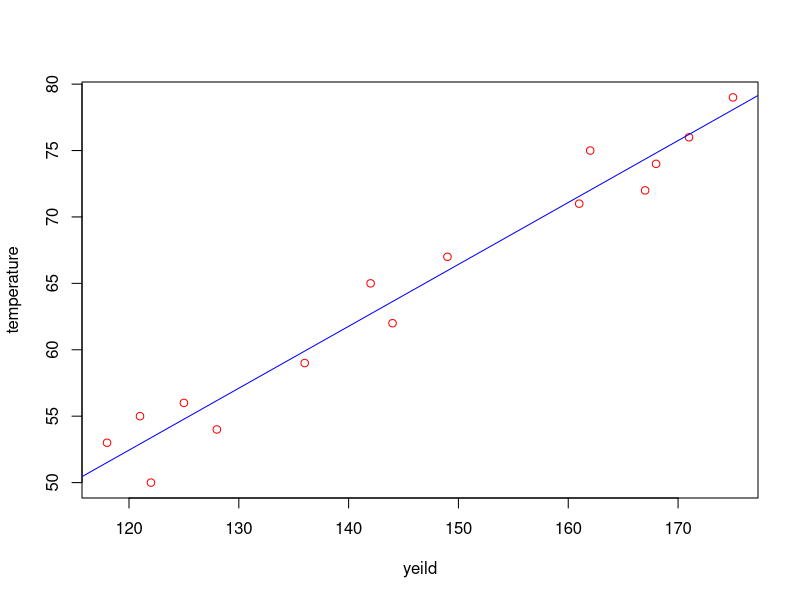
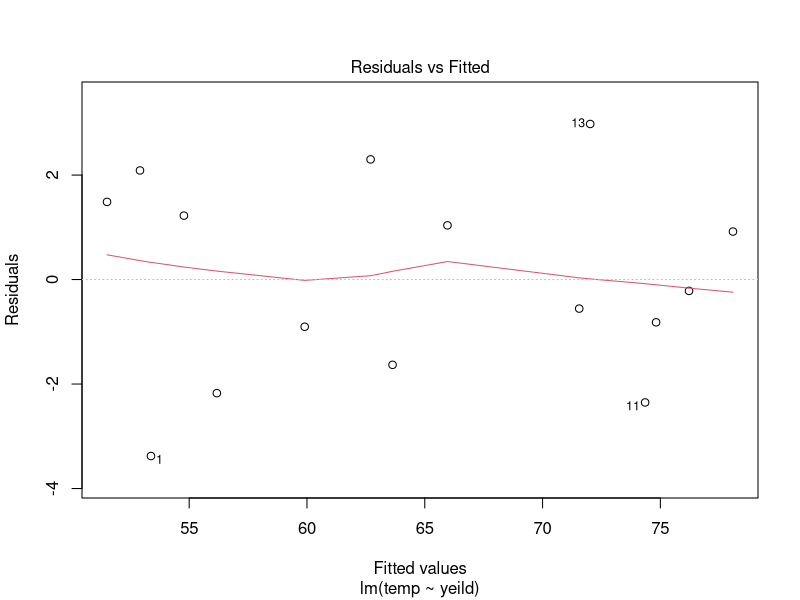

Reproduce these figures in R, in order.
temp<-c(50,53,54,55,56,59,62,65,67,71,72,74,75,76,79)
yeild<-c(122,118,128,121,125,136,144,142,149,161,167,168,162,171,175)

d<-data.frame(temp,yeild)
d

d.lm=lm(temp~yeild,data=d)

summary(d.lm)

names(d.lm)#components of linear regression

d.lm$coefficients

newypred<-fitted(d.lm)
newypred

residuals(d.lm)

plot(d$yeild,d$temp,col="red",xlab="yeild",ylab="temperature")
abline(coef(d.lm),lty=1,col="blue")
plot(d.lm,which=1)
